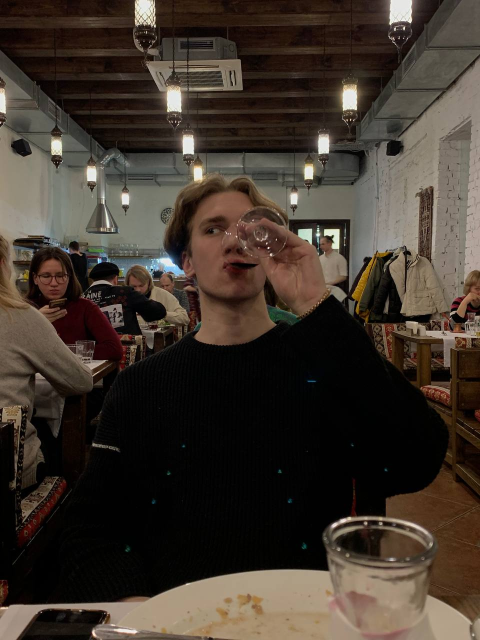
#> input picture lab2/homework/pic1.jpg, 960 x 1280 px (shown at 1/2 size)
$ jupyter execute Homework.ipynb
#> lines starting #> are read from the running program, lines starting #| are printed output that depends on the picture
# Prac 02
For this homework you will have to complete and implement the colour balancing for:
* Gray world algorithm
* Scale-by-max algorithm

You are free to use your own images. Experiment with more images and think about the effect each of the algorithms has on the resulting (balanced) image.

### Colour Balancing
In this notebook we will show different type of colour balancing making use of von Kries' hypothesis.

[cell 1]
import cv2
import numpy as np
from matplotlib import pyplot as plt
plt.rcParams['figure.figsize'] = [15, 5]

[cell 2]
img = cv2.imread('pic1.jpg')
#> img is the input picture: shape (1280, 960, 3); mean B, G, R 45.2, 54.1, 64
img = cv2.cvtColor(img, cv2.COLOR_BGR2RGB)
plt.imshow(img)

### White patch
In white patch algorithm we choose a group of pixels we know they should be white. We then scale the resulting image colour channels by this white patch.

[cell 3]
# Define white patch and the coefficients
row, col = 485, 864
white = img[row, col, :]
#> white = [188, 175, 166]
coeffs = 255.0/white
#> coeffs = [1.36, 1.46, 1.54]

# Apply white balancing and generate balanced image
balanced = np.zeros_like(img, dtype=np.float32)
for channel in range(3):
    balanced[..., channel] = img[..., channel] * coeffs[channel]
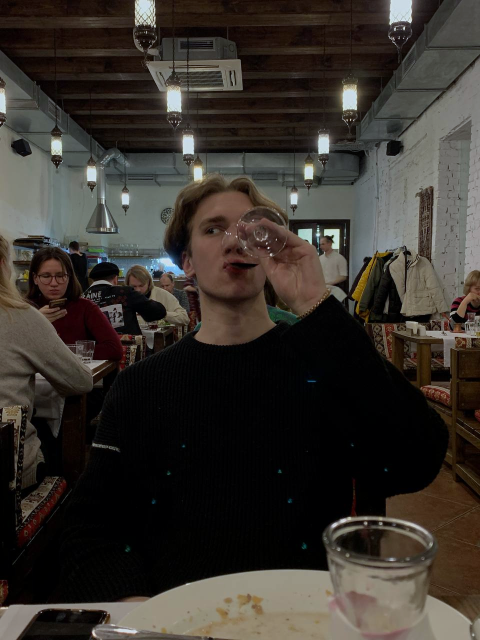
#> balanced: shape (1280, 960, 3) float32 (shown at 1/2 size); mean R, G, B 86.7, 78.6, 69.4; drawn with min black and max white

# White patching does not guarantee that the dynamic range is preserved, images must be clipped.
balanced = balanced/255
balanced[balanced > 1] = 1
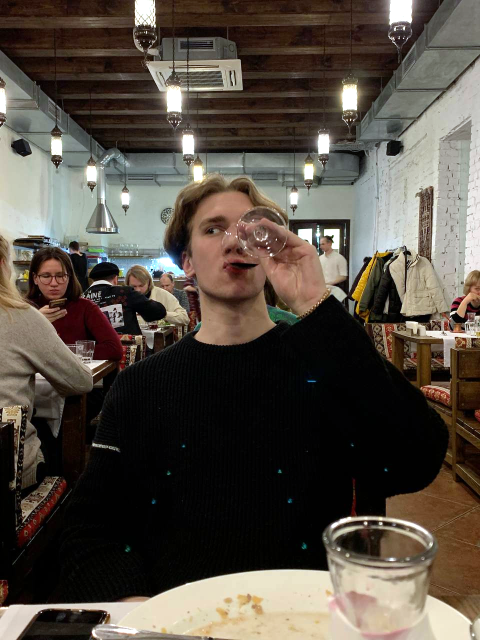
#> balanced: shape (1280, 960, 3) float32 (shown at 1/2 size); mean R, G, B 0.338, 0.305, 0.269

plt.subplot(121), plt.imshow(img)
plt.subplot(122), plt.imshow(balanced)
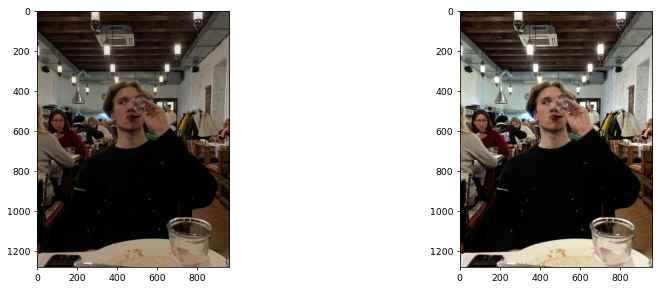
#> figure drawn by matplotlib, 2 panels

### Gray world
This algorithm assumes that a scene, on average, is gray.

[cell 4]
# Load your image
img = cv2.imread('pic1.jpg')
img = cv2.cvtColor(img, cv2.COLOR_BGR2RGB)

red, green, blue = cv2.split(img)
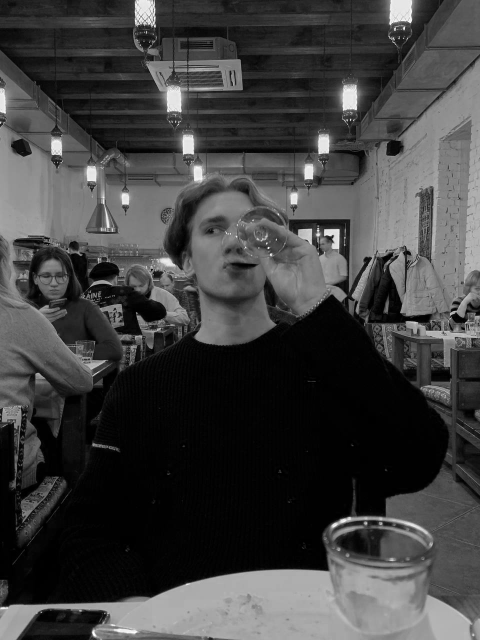
#> red: shape (1280, 960) (shown at 1/2 size); min 0, max 255, mean 64
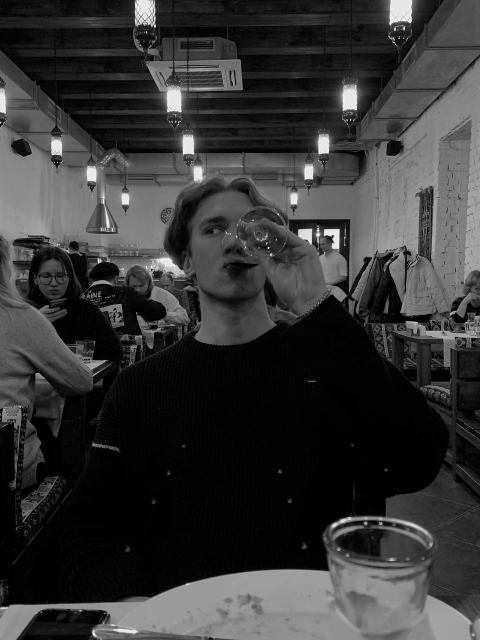
#> green: shape (1280, 960) (shown at 1/2 size); min 0, max 255, mean 54.1
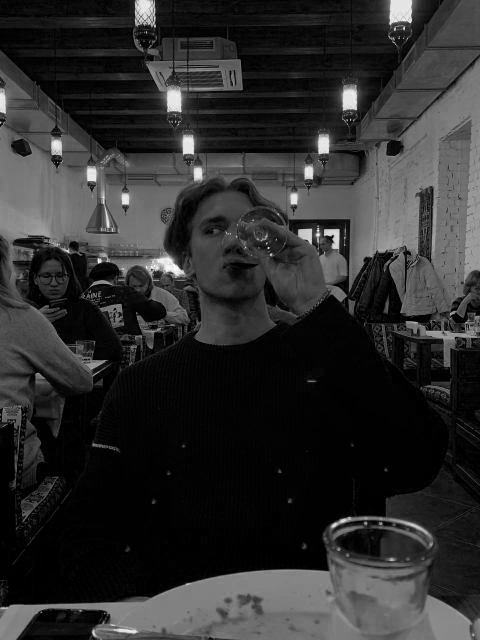
#> blue: shape (1280, 960) (shown at 1/2 size); min 0, max 255, mean 45.2
# Compute the mean values for all three colour channels (red, green, blue)
mean_r = red.mean()
#> mean_r = 64
mean_g = green.mean()
#> mean_g = 54.08
mean_b = blue.mean()
#> mean_b = 45.21

# Compute the coefficients kr, kg, kb
# Note: there are 3 coefficients to compute but we only have 2 equations.
# Therefore, you have to make an assumption, fix the value of one of the
# coefficients and compute the remining two
# Hint: You can fix the coefficient of the brightest colour channel to 1.

kr = 1.0
kg = mean_r / mean_g
#> kg = 1.18
kb = mean_r / mean_b
#> kb = 1.42

# Apply color balancing and generate the balanced image
balanced = cv2.merge([red * kr, green * kg, blue * kb])
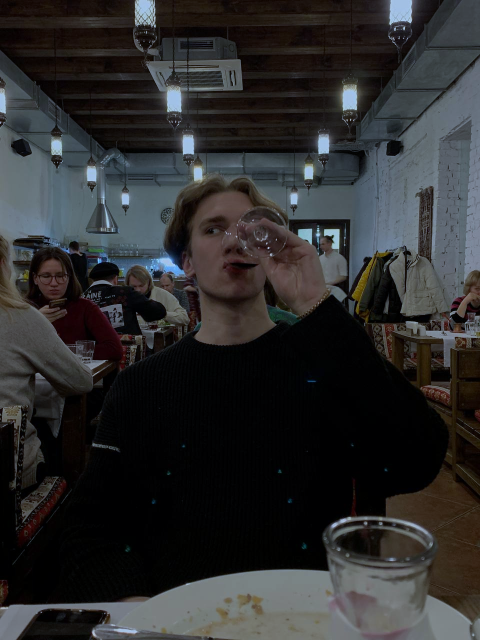
#> balanced: shape (1280, 960, 3) float64 (shown at 1/2 size); mean R, G, B 64, 64, 64; drawn with min black and max white
balanced = balanced/255
balanced[balanced > 1] = 1
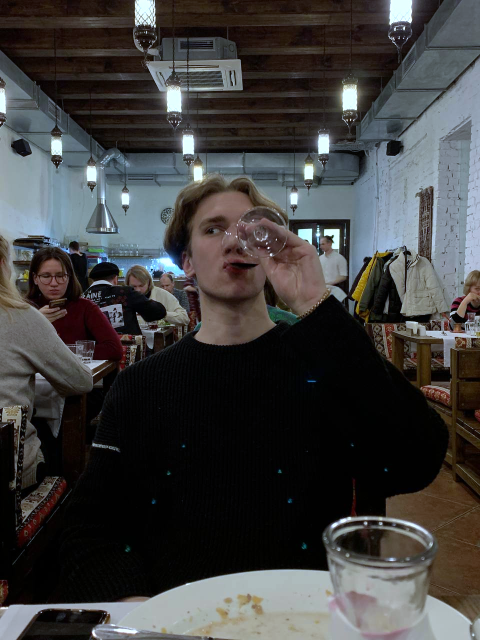
#> balanced: shape (1280, 960, 3) float64 (shown at 1/2 size); mean R, G, B 0.251, 0.25, 0.249


# Show the original and the balanced image side by side
plt.subplot(121), plt.imshow(img), plt.title('Original Image')
plt.subplot(122), plt.imshow(balanced), plt.title('Balanced Image')
plt.show()

### Scale-by-max
This is a straightforward algorithm that scales each colour channel by its maximum value. Note that it is sensitive to noise and saturations.

[cell 5]
# Load your image
img = cv2.imread('pic1.jpg')
img = cv2.cvtColor(img, cv2.COLOR_BGR2RGB)

red, green, blue = cv2.split(img)

# Compute the maximum values for all three colour channels (red, green, blue)
max_r = red.max()
#> max_r = 255
max_g = green.max()
#> max_g = 255
max_b = blue.max()
#> max_b = 255

# Apply scale-by-max balancing and generate the balanced image
balanced = cv2.merge([red / max_r, green / max_g, blue / max_b])

plt.subplot(121), plt.imshow(img)
plt.subplot(122), plt.imshow(balanced)
